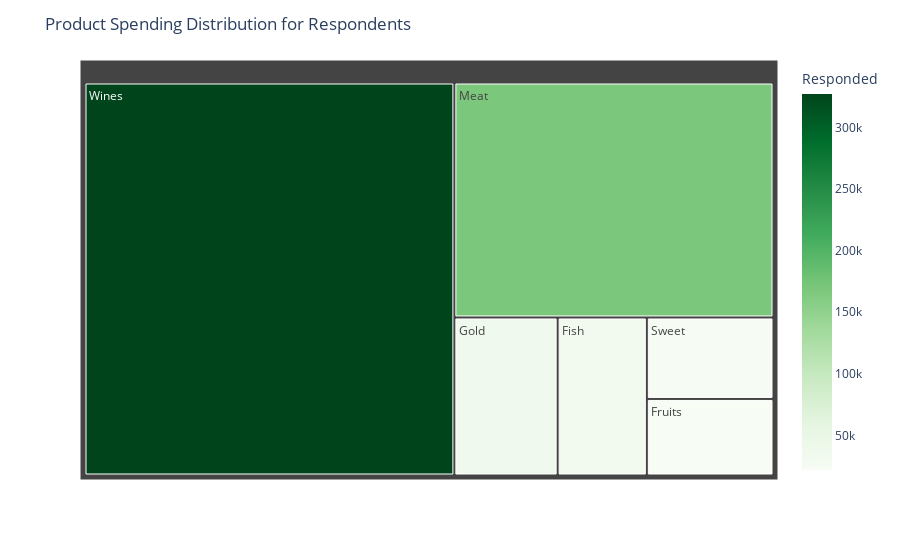

Write notebook code for a chart like this one.
### Code cell
# Product Spending Distribution fo Respondents

fig = px.treemap(data_frame=grouped_purchase, path=['Products'], values='Responded', color='Responded', color_continuous_scale='greens')
fig.update_layout(title='Product Spending Distribution for Respondents')

### Figure 1 — Plotly figure (JSON) as saved in the notebook; plotly's stock layout.template omitted (floating-point values rounded to 4 significant figures)
{"data": [{"branchvalues": "total", "customdata": [[31748], [21830], [36752], [168861], [23248], [327373]], "domain": {"x": [0, 1], "y": [0, 1]}, "hovertemplate": "labels=%{label}<br>Responded_sum=%{value}<br>parent=%{parent}<br>id=%{id}<br>Responded=%{color}<extra></extra>", "ids": ["Fish", "Fruits", "Gold", "Meat", "Sweet", "Wines"], "labels": ["Fish", "Fruits", "Gold", "Meat", "Sweet", "Wines"], "marker": {"coloraxis": "coloraxis", "colors": [31748, 21830, 36752, 168861, 23248, 327373]}, "name": "", "parents": ["", "", "", "", "", ""], "type": "treemap", "values": [31748, 21830, 36752, 168861, 23248, 327373]}], "layout": {"coloraxis": {"colorbar": {"title": {"text": "Responded"}}, "colorscale": [[0, "rgb(247,252,245)"], [0.125, "rgb(229,245,224)"], [0.25, "rgb(199,233,192)"], [0.375, "rgb(161,217,155)"], [0.5, "rgb(116,196,118)"], [0.625, "rgb(65,171,93)"], [0.75, "rgb(35,139,69)"], [0.875, "rgb(0,109,44)"], [1, "rgb(0,68,27)"]]}, "legend": {"tracegroupgap": 0}, "margin": {"t": 60}, "title": {"text": "Product Spending Distribution for Respondents"}}}
